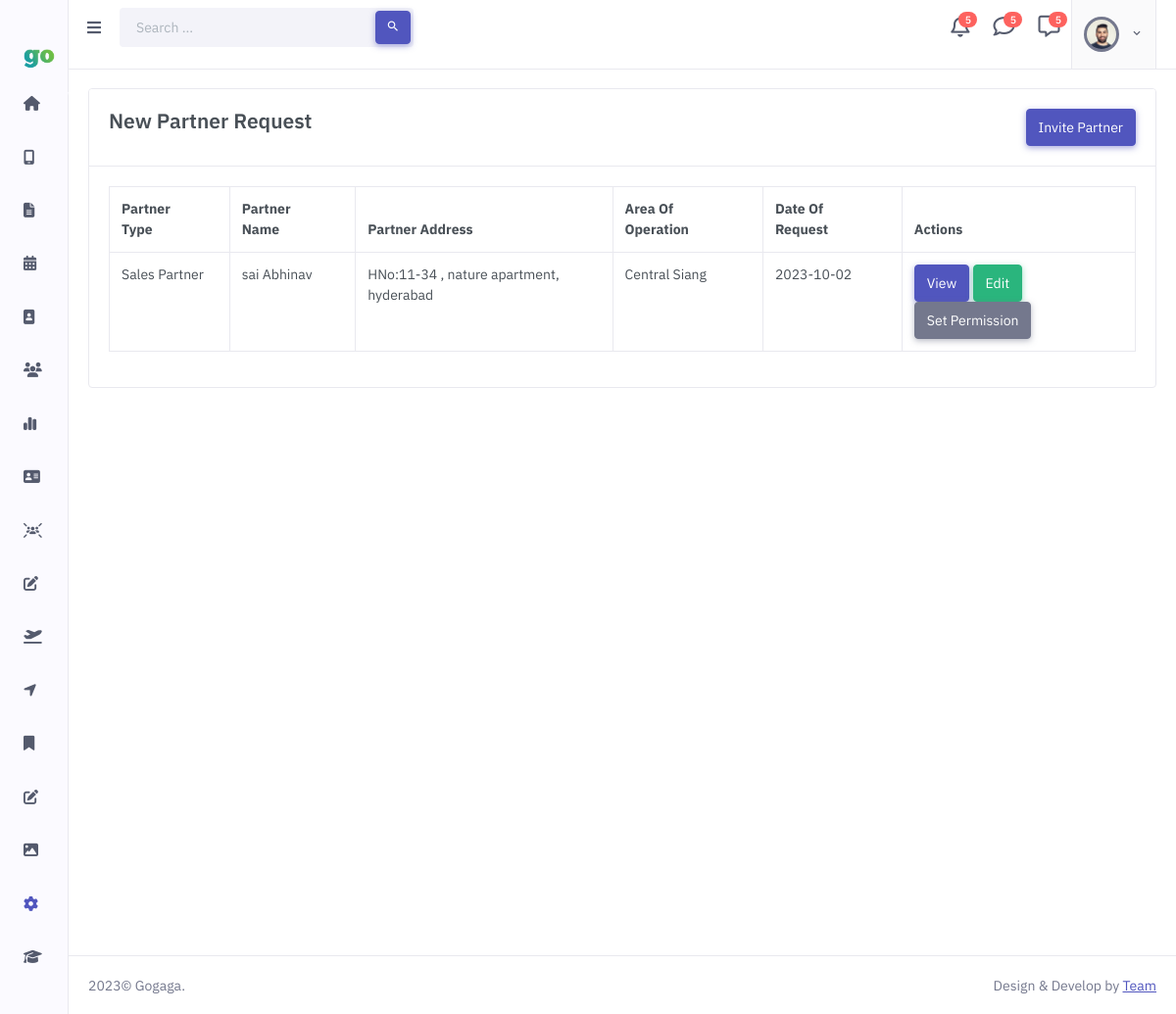
Screenshot of /New_Partner_Request.php with the database file from the repository.
### tables this page shows
CREATE TABLE `user` (
  `user_id` int(11) NOT NULL,
  `firstname` varchar(255) NOT NULL,
  `lastname` varchar(255) NOT NULL,
  `fathername` varchar(255) DEFAULT NULL,
  `address` text DEFAULT NULL,
  `dateOfBirth` date DEFAULT NULL,
  `maritalStatus` varchar(20) DEFAULT NULL,
  `contactNumber` varchar(15) DEFAULT NULL,
  `email` varchar(255) DEFAULT NULL,
  `code` varchar(10) DEFAULT NULL,
  `dateOfRequest` date DEFAULT NULL,
  `userType` varchar(20) DEFAULT NULL,
  `photoPath` varchar(255) DEFAULT NULL,
  `password` varchar(255) DEFAULT NULL,
  `isAgent` varchar(10) DEFAULT NULL,
  `panNumber` varchar(20) DEFAULT NULL,
  `isActive` tinyint(1) DEFAULT 0
);

CREATE TABLE `districts` (
  `district_id` int(11) NOT NULL,
  `district` varchar(255) DEFAULT NULL,
  `state_id` int(11) DEFAULT NULL
);

### New_Partner_Request.php (the view, shortened to what this page needs)
<?php
include "header.php";
include "config.php";
?>
<div class="card">
    <div class="card-header d-flex flex-row justify-content-between">
        <div>
        <h4>New Partner Request</h4>
        </div>
        <div>
            <button type="button" class="btn btn-primary" data-bs-toggle="modal" data-bs-target="#exampleModal">
                Invite Partner
            </button>
        </div>
    </div>
    <?php
       $isAgent=1;
       $isActive=0;
       $select_partnerRequests="SELECT user.user_id, firstname, lastname, address, dateOfRequest, userType, district  from user,partnerdetails,districts where user.user_id=partnerdetails.user_id and partnerdetails.district_id=districts.district_id  and  code IS NULL and isAgent = ? and isActive = ?;";
       $partnerRequest_Stmt= $conn->prepare($select_partnerRequests);
       $partnerRequest_Stmt->bind_param('ii',$isAgent,$isActive);
       if($partnerRequest_Stmt->execute()){
          $result_partner= $partnerRequest_Stmt->get_result();
       }
    ?>
    <div id="datatable-buttons_wrapper" class="dataTables_wrapper dt-bootstrap4 no-footer card-body">
        <div class="row">
            <div class="col-sm-12">
                <table id="datatable-buttons" class="table table-bordered dt-responsive nowrap w-100 dataTable no-footer dtr-inline" role="grid" aria-describedby="datatable-buttons_info" style="width: 100%;">
                    <thead>
                        <tr role="row">
                            <th class="sorting_asc">Partner Type</th>
                            <th class="sorting">Partner Name</th>
                            <th class="sorting">Partner Address</th>
                            <th class="sorting">Area Of Operation</th>
                            <th class="sorting">Date Of Request</th>
                            <th class="sorting">Actions</th>
                        </tr>
                    </thead>
                    <tbody>
                        <?php
                          if($result_partner->num_rows>0){
                            while($row=$result_partner->fetch_row()){  ?>
                               <tr role="row">
                                 <td><?php echo $row[5]; ?></td>
                                 <td><?php echo $row[1].' '.$row[2]; ?></td>
                                 <td><?php echo $row[3]; ?></td>
                                 <td><?php echo $row[6]; ?></td>
                                 <td><?php echo $row[4]; ?></td>
                                 <td>
                                    <a href="Profile_Partner_view.php?id=<?php echo $row[0]; ?>" class="btn btn-primary">View</a>
                                    <button onclick="editAction()" class="btn btn-success">Edit</button>
                                    <a href="Partner_Permissions.php?id=<?php echo $row[0]; ?>" ><button class="btn btn-secondary"> Set Permission</button></a>
                                </td>
                              </tr>
                    <?php    }
                          }
                          else{  ?>
                            <tr>
                                <td colspan="6" style="text-align: center;" >No Records Found</td>
                            </tr>
                    <?php  }
                        ?>
                    </tbody>
                </table>
            </div>
        </div>
    </div>
</div>
</div>
<?php
include "footer.php";
?>

### assets/css/main.css (style rules this page uses)
:root { --fc-daygrid-event-dot-width: 8px; }
:root { --fc-list-event-dot-width: 10px; --fc-list-event-hover-bg-color: #f5f5f5; }

### rows the page displays
user: userType "Sales Partner", firstname "sai", lastname "Abhinav", address "HNo:11-34 , nature apartment, hyderabad", districts.district "Central Siang", dateOfRequest "2023-10-02"
